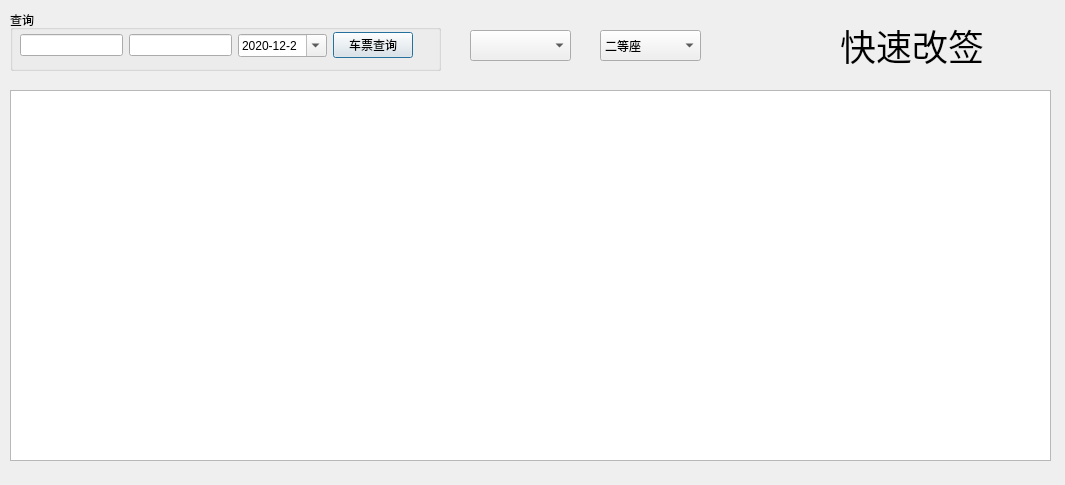
<?xml version="1.0" encoding="UTF-8"?>
<ui version="4.0">
 <class>SwitchOrderDialog</class>
 <widget class="QDialog" name="SwitchOrderDialog">
  <property name="geometry">
   <rect>
    <x>0</x>
    <y>0</y>
    <width>1065</width>
    <height>485</height>
   </rect>
  </property>
  <property name="windowTitle">
   <string>Dialog</string>
  </property>
  <widget class="QGroupBox" name="groupBox">
   <property name="geometry">
    <rect>
     <x>10</x>
     <y>10</y>
     <width>431</width>
     <height>61</height>
    </rect>
   </property>
   <property name="title">
    <string>查询</string>
   </property>
   <widget class="QWidget" name="layoutWidget_2">
    <property name="geometry">
     <rect>
      <x>10</x>
      <y>20</y>
      <width>393</width>
      <height>31</height>
     </rect>
    </property>
    <layout class="QHBoxLayout" name="horizontalLayout_2">
     <item>
      <widget class="QLineEdit" name="lineEdit_from_2"/>
     </item>
     <item>
      <widget class="QLineEdit" name="lineEdit_to_2"/>
     </item>
     <item>
      <widget class="QDateEdit" name="dateEdit_2">
       <property name="dateTime">
        <datetime>
         <hour>0</hour>
         <minute>0</minute>
         <second>0</second>
         <year>2020</year>
         <month>12</month>
         <day>2</day>
        </datetime>
       </property>
       <property name="displayFormat">
        <string>yyyy-M-d</string>
       </property>
       <property name="calendarPopup">
        <bool>true</bool>
       </property>
      </widget>
     </item>
     <item>
      <widget class="QPushButton" name="pushButton_search_2">
       <property name="text">
        <string>车票查询</string>
       </property>
      </widget>
     </item>
    </layout>
   </widget>
  </widget>
  <widget class="QTableWidget" name="ticketsTable">
   <property name="geometry">
    <rect>
     <x>10</x>
     <y>90</y>
     <width>1041</width>
     <height>371</height>
    </rect>
   </property>
  </widget>
  <widget class="QComboBox" name="passagerComboBox">
   <property name="geometry">
    <rect>
     <x>470</x>
     <y>30</y>
     <width>101</width>
     <height>31</height>
    </rect>
   </property>
  </widget>
  <widget class="QComboBox" name="chairComboBox">
   <property name="geometry">
    <rect>
     <x>600</x>
     <y>30</y>
     <width>101</width>
     <height>31</height>
    </rect>
   </property>
   <item>
    <property name="text">
     <string>二等座</string>
    </property>
   </item>
   <item>
    <property name="text">
     <string>一等座</string>
    </property>
   </item>
   <item>
    <property name="text">
     <string>商务座</string>
    </property>
   </item>
  </widget>
  <widget class="QLabel" name="label">
   <property name="geometry">
    <rect>
     <x>770</x>
     <y>20</y>
     <width>51</width>
     <height>51</height>
    </rect>
   </property>
   <property name="text">
    <string/>
   </property>
   <property name="pixmap">
    <pixmap resource="resouce.qrc">:/switch.png</pixmap>
   </property>
   <property name="scaledContents">
    <bool>true</bool>
   </property>
  </widget>
  <widget class="QLabel" name="label_2">
   <property name="geometry">
    <rect>
     <x>840</x>
     <y>20</y>
     <width>191</width>
     <height>51</height>
    </rect>
   </property>
   <property name="font">
    <font>
     <family>汉仪菱心体简</family>
     <pointsize>27</pointsize>
     <weight>50</weight>
     <bold>false</bold>
    </font>
   </property>
   <property name="text">
    <string>快速改签</string>
   </property>
  </widget>
 </widget>
 <resources>
  <include location="resouce.qrc"/>
 </resources>
 <connections/>
</ui>
